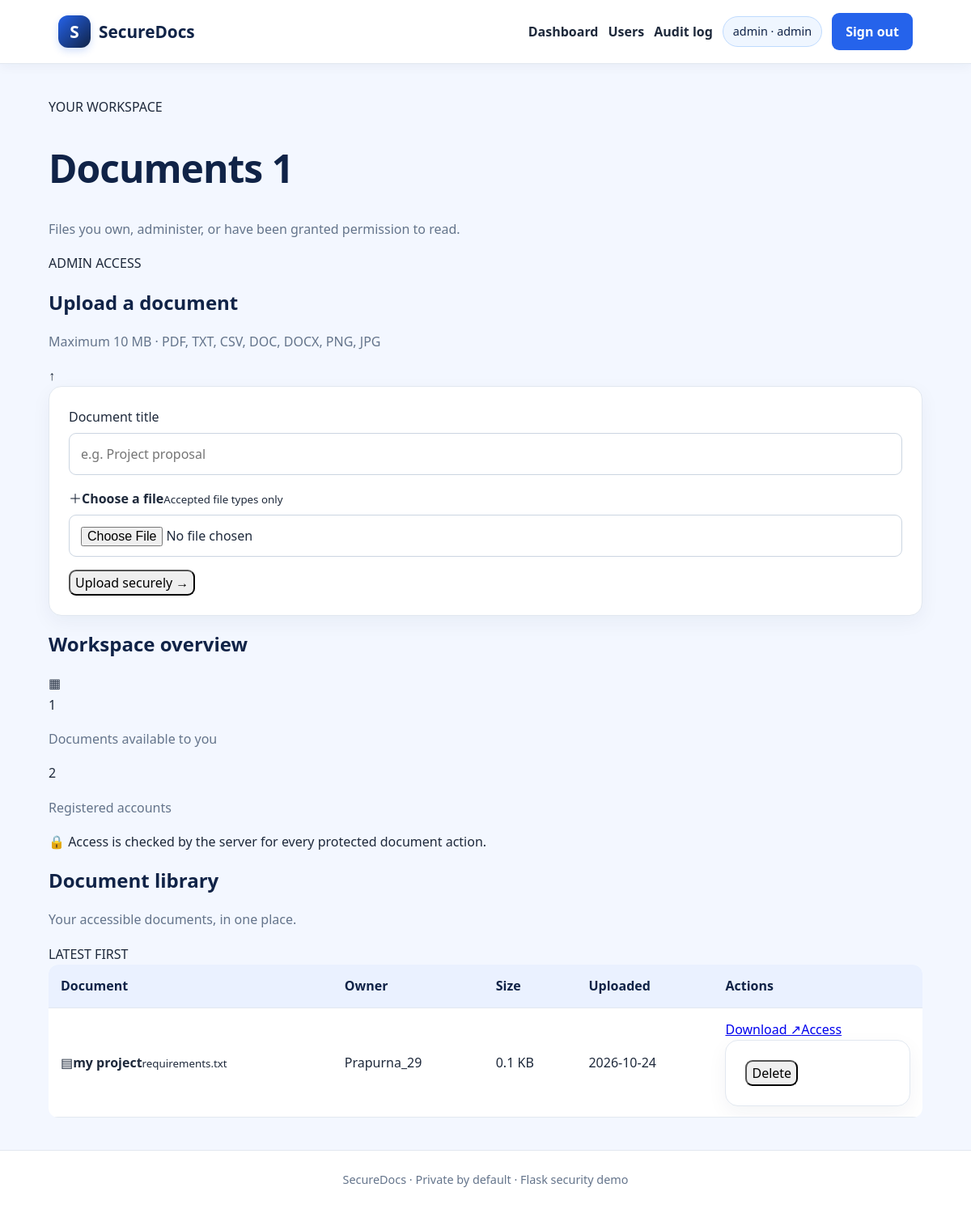
The app's page /dashboard (signed in) with its own data.
### tables this page shows
CREATE TABLE users (
            id INTEGER PRIMARY KEY AUTOINCREMENT,
            username TEXT NOT NULL UNIQUE,
            password_hash TEXT NOT NULL,
            role TEXT NOT NULL CHECK(role IN ('admin','user')),
            active INTEGER NOT NULL DEFAULT 1,
            created_at TEXT NOT NULL
        );

CREATE TABLE documents (
            id INTEGER PRIMARY KEY AUTOINCREMENT,
            owner_id INTEGER NOT NULL REFERENCES users(id),
            title TEXT NOT NULL,
            stored_name TEXT NOT NULL UNIQUE,
            original_name TEXT NOT NULL,
            size_bytes INTEGER NOT NULL,
            created_at TEXT NOT NULL
        );

### app.py (the view, shortened to what this page needs)
@app.route("/dashboard")
@login_required
def dashboard():
    user = current_user()
    with db() as conn:
        if user["role"] == "admin":
            docs = conn.execute("""SELECT d.*, u.username AS owner_name FROM documents d JOIN users u ON u.id=d.owner_id ORDER BY d.created_at DESC""").fetchall()
        count_users = conn.execute("SELECT COUNT(*) n FROM users").fetchone()["n"] if user["role"] == "admin" else None
    return render_template("dashboard.html", documents=docs, count_users=count_users)

### app.py (called while the page is built)
def db():
    conn = sqlite3.connect(DB_PATH)
    conn.row_factory = sqlite3.Row
    conn.execute("PRAGMA foreign_keys = ON")
    return conn

def current_user():
    uid = session.get("user_id")
    if not uid:
        return None
    with db() as conn:
        user = conn.execute("SELECT id,username,role,active FROM users WHERE id=?", (uid,)).fetchone()
    if not user or not user["active"]:
        session.clear()
        return None
    return user

def login_required(fn):
    @wraps(fn)
    def wrapped(*args, **kwargs):
        if current_user() is None:
            return redirect(url_for("login", next=request.path))
        return fn(*args, **kwargs)
    return wrapped

@app.after_request
def security_headers(response):
    response.headers["X-Content-Type-Options"] = "nosniff"
    response.headers["X-Frame-Options"] = "DENY"
    response.headers["Referrer-Policy"] = "strict-origin-when-cross-origin"
    response.headers["Cache-Control"] = "no-store"
    response.headers["Content-Security-Policy"] = "default-src 'self'; style-src 'self'; form-action 'self'; frame-ancestors 'none'; base-uri 'self'"
    return response

@app.before_request
def csrf_protection():
    if request.method in {"POST", "PUT", "PATCH", "DELETE"} and request.endpoint not in {"login", "register"}:
        if current_user() is not None:
            supplied = request.form.get("csrf_token", "")
            expected = session.get("csrf_token", "")
            if not supplied or not expected or not secrets.compare_digest(supplied, expected):
                abort(400, description="Invalid or missing CSRF token.")

@app.context_processor
def inject_user():
    return {"signed_in_user": current_user(), "csrf_token": session.get("csrf_token", "")}

### templates/dashboard.html (shortened to what this page needs)
{% extends "base.html" %}
{% block content %}
<div class="page-heading"><div><div class="eyebrow">YOUR WORKSPACE</div><h1>Documents <span class="count">{{ documents|length }}</span></h1><p class="muted">Files you own, administer, or have been granted permission to read.</p></div><div class="role-label">{{ signed_in_user.role|upper }} ACCESS</div></div>
<div class="dashboard-grid">
<section class="panel upload-panel"><div class="panel-heading"><div><h2>Upload a document</h2><p class="muted">Maximum 10 MB · PDF, TXT, CSV, DOC, DOCX, PNG, JPG</p></div><span class="panel-symbol">↑</span></div>
<form method="post" action="{{ url_for('upload_document') }}" enctype="multipart/form-data" class="upload-form">
<label>Document title<input name="title" maxlength="120" placeholder="e.g. Project proposal"></label>
<label class="file-drop"><span class="upload-glyph">＋</span><span><strong>Choose a file</strong><small>Accepted file types only</small></span><input type="file" name="file" required accept=".pdf,.txt,.csv,.doc,.docx,.png,.jpg,.jpeg"></label>
<button class="button primary" type="submit">Upload securely <span>→</span></button>
</form></section>
<section class="panel summary-panel"><div class="panel-heading"><h2>Workspace overview</h2><span class="panel-symbol">▦</span></div><div class="stat-number">{{ documents|length }}</div><p class="muted">Documents available to you</p>{% if count_users is not none %}<div class="stat-divider"></div><div class="stat-number">{{ count_users }}</div><p class="muted">Registered accounts</p>{% endif %}<div class="privacy-note">🔒 <span>Access is checked by the server for every protected document action.</span></div></section>
</div>
<section class="panel documents-panel"><div class="panel-heading"><div><h2>Document library</h2><p class="muted">Your accessible documents, in one place.</p></div><span class="muted small">LATEST FIRST</span></div>
{% if documents %}
<div class="table-wrap"><table><thead><tr><th>Document</th><th>Owner</th><th>Size</th><th>Uploaded</th><th>Actions</th></tr></thead><tbody>
{% for doc in documents %}<tr><td><div class="doc-cell"><span class="file-icon">▤</span><span><strong>{{ doc.title }}</strong><small>{{ doc.original_name }}</small></span></div></td><td>{{ doc.owner_name }}{% if doc.owner_id == signed_in_user.id %}<span class="you-tag">YOU</span>{% endif %}</td><td>{{ (doc.size_bytes / 1024)|round(1) }} KB</td><td>{{ doc.created_at[:10] }}</td><td><div class="action-row"><a class="text-action" href="{{ url_for('download_document', doc_id=doc.id) }}">Download ↗</a>{% if signed_in_user.role == 'admin' or doc.owner_id == signed_in_user.id %}<a class="text-action" href="{{ url_for('document_permissions', doc_id=doc.id) }}">Access</a><form method="post" action="{{ url_for('delete_document', doc_id=doc.id) }}" onsubmit="return confirm('Delete this document?')"><input type="hidden" name="csrf_token" value="{{ csrf_token }}"><button class="danger-link" type="submit">Delete</button></form>{% endif %}</div></td></tr>{% endfor %}
</tbody></table></div>
{% else %}<div class="empty-state"><div class="empty-icon">▤</div><h3>No documents yet</h3><p>Upload a document to start your secure library.</p></div>{% endif %}
</section>
{% endblock %}

### templates/base.html (shortened to what this page needs)
<!doctype html>
<html lang="en">
<head>
  <link rel="stylesheet" href="{{ url_for('static', filename='css/style.css') }}">
</head>
<body>
<header class="topbar">
  <a class="brand" href="{{ url_for('index') }}"><span class="brand-mark">S</span> SecureDocs</a>
  <nav>
  {% if signed_in_user %}
    <a href="{{ url_for('dashboard') }}">Dashboard</a>
    {% if signed_in_user.role == 'admin' %}
      <a href="{{ url_for('admin_users') }}">Users</a>
      <a href="{{ url_for('audit_logs') }}">Audit log</a>
    {% endif %}
    <span class="user-pill">{{ signed_in_user.username }} · {{ signed_in_user.role }}</span>
    <form class="inline" method="post" action="{{ url_for('logout') }}">
      <button class="nav-button" type="submit">Sign out</button>
    </form>
  {% else %}
    <a href="{{ url_for('login') }}">Sign in</a>
    <a class="nav-cta" href="{{ url_for('register') }}">Create account</a>
  {% endif %}
  </nav>
</header>
<main class="container">
  {% block content %}{% endblock %}
</main>
<footer class="footer">SecureDocs · Private by default · Flask security demo</footer>
</body>
</html>

### static/css/style.css (style rules this page uses)
:root { --navy: #102347; --blue: #2563eb; --blue-dark: #1d4ed8; --light: #f3f7ff; --white: #ffffff; --text: #1e293b; --muted: #64748b; --border: #e2e8f0; --green: #15803d; --red: #b91c1c; }
* { box-sizing: border-box; }
body { margin: 0; min-height: 100vh; font-family: "Segoe UI", Arial, sans-serif; color: var(--text); background: var(--light); line-height: 1.65; }
.topbar { display: flex; justify-content: space-between; align-items: center; gap: 20px; flex-wrap: wrap; padding: 16px 6%; background: var(--white); border-bottom: 1px solid var(--border); box-shadow: 0 3px 14px rgba(16, 35, 71, 0.05); }
.brand { display: inline-flex; align-items: center; gap: 10px; color: var(--navy); text-decoration: none; font-size: 1.3rem; font-weight: 800; }
.brand-mark { display: inline-grid; place-items: center; width: 40px; height: 40px; border-radius: 12px; background: linear-gradient(135deg, var(--blue), var(--navy)); color: white; box-shadow: 0 4px 10px rgba(37, 99, 235, 0.2); }
.topbar nav { display: flex; align-items: center; justify-content: center; flex-wrap: wrap; gap: 12px; }
.topbar nav a { color: var(--text); text-decoration: none; font-weight: 600; }
.topbar nav .nav-cta, .nav-button { display: inline-block; padding: 10px 17px; border: 0; border-radius: 9px; background: var(--blue); color: white; font: inherit; font-weight: 700; text-decoration: none; cursor: pointer; }
.user-pill { padding: 6px 12px; border: 1px solid #bfdbfe; border-radius: 999px; background: #eff6ff; color: var(--navy); font-size: 0.9rem; }
.inline { display: inline; margin: 0; }
.container { width: min(1100px, 90%); min-height: 65vh; margin: 40px auto; }
h1, h2, h3 { color: var(--navy); line-height: 1.25; }
h1 { font-size: clamp(2rem, 4vw, 3.3rem); letter-spacing: -1px; }
p { color: var(--muted); }
a { transition: color 0.2s ease, background 0.2s ease; }
button, input, select, textarea { font: inherit; }
button, input[type="submit"] { border-radius: 9px; cursor: pointer; }
input:not([type="hidden"]), select, textarea { width: 100%; padding: 12px 14px; margin: 6px 0 16px; border: 1px solid #cbd5e1; border-radius: 9px; background: white; color: var(--text); }
form:not(.inline) { padding: 24px; border: 1px solid var(--border); border-radius: 16px; background: white; box-shadow: 0 8px 24px rgba(16, 35, 71, 0.05); }
table { width: 100%; border-collapse: collapse; background: white; border-radius: 12px; overflow: hidden; }
th, td { padding: 13px 15px; border-bottom: 1px solid var(--border); text-align: left; }
th { background: #eaf1ff; color: var(--navy); }
.footer { padding: 24px 16px; border-top: 1px solid var(--border); background: white; color: var(--muted); text-align: center; font-size: 0.9rem; }

### records on screen
users: username "admin", role "admin", role "ADMIN"
documents: title "my project", original_name "requirements.txt", owner_name "Prapurna_29", (doc.size_bytes/1024)|round(1) "0.1", created_at "2026-10-24"

### other values on screen
{{ documents|length }} "1"
{{ count_users }} "2"
